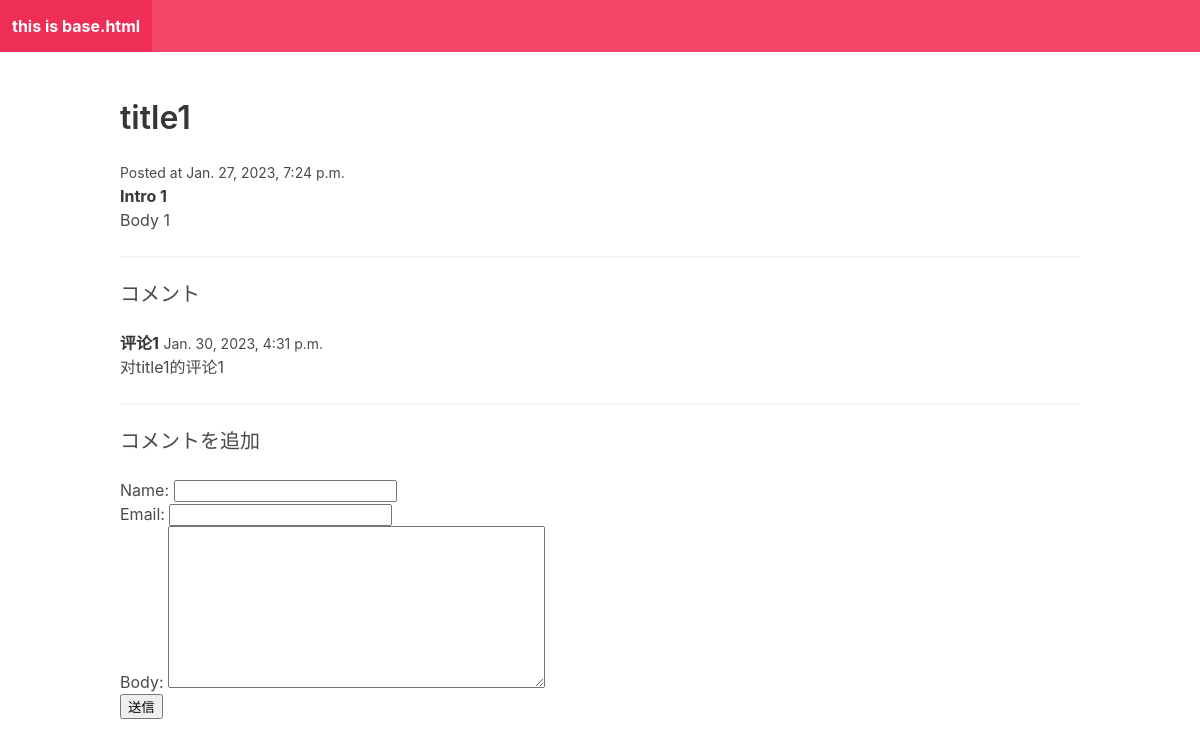
The app's page /slug1/, older data.
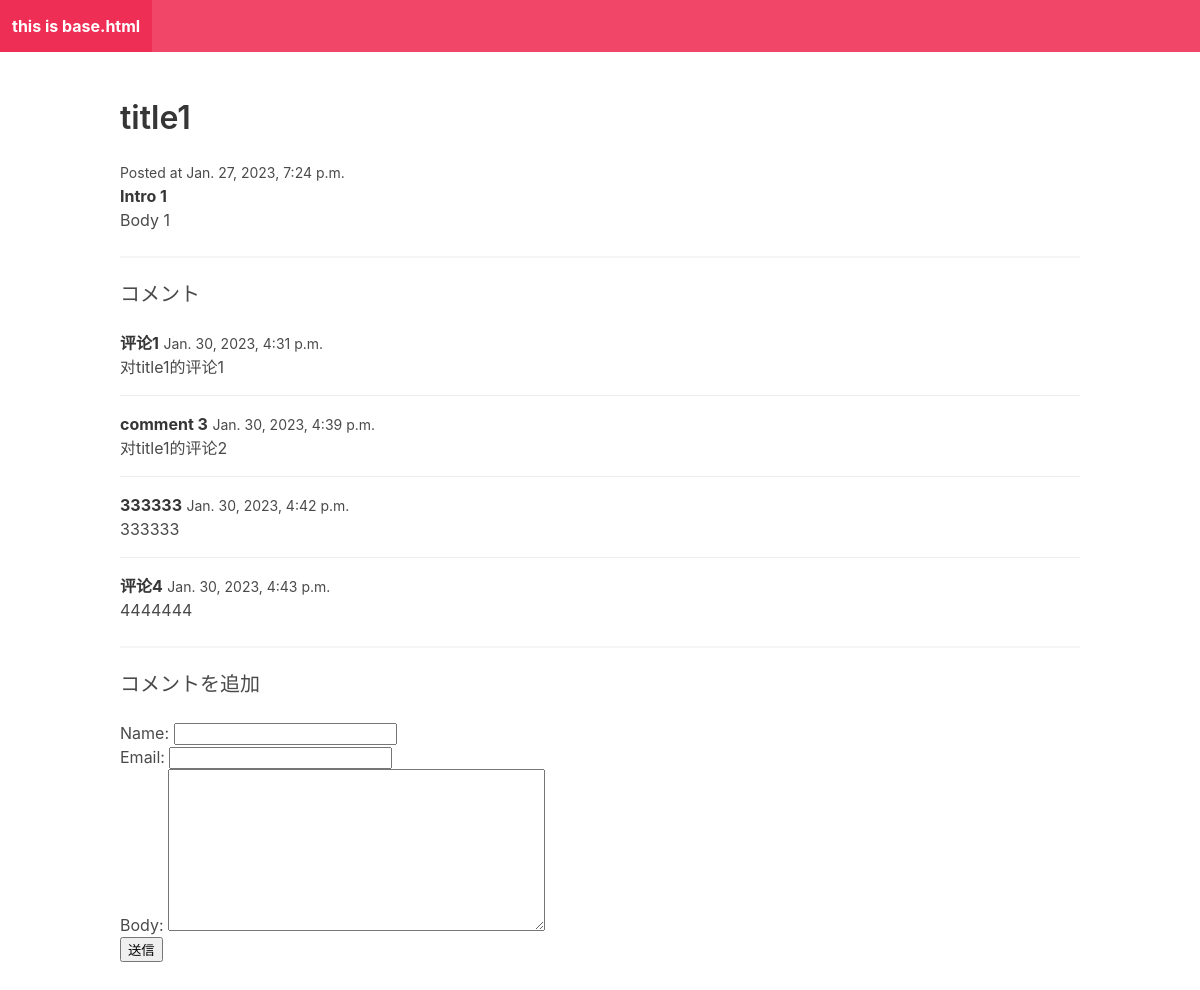
The same page, newer data.
### myApp/models.py (models this page shows)
class Post(models.Model):#数据库的数据取出后按照这个格式保存
    title = models.CharField(max_length=255)
    slug = models.SlugField()
    intro = models.TextField()
    body = models.TextField()
    data_added = models.DateTimeField(auto_now_add=True)

class Comment(models.Model):
    post = models.ForeignKey(
        Post, related_name="comments", on_delete=models.CASCADE)
    name = models.CharField(max_length=255)
    email = models.EmailField()
    body = models.TextField()
    data_added = models.DateTimeField(auto_now_add=True)

### myApp/views.py (the view)
# urls.py: path("<slug:slug>/", post_detail, name="post_detail")
def post_detail(request, slug):  # slug格式是自己在 管理画面 填写的  要一致
    post = Post.objects.get(slug=slug)
    if request.method == "POST":
        form = CommentForm(request.POST)
        if form.is_valid():
            comment = form.save(commit=False)
            comment.post = post
            comment.save()
            return redirect("post_detail", slug=post.slug)  # 成功后重新跳转到详细页面 相当于刷新页面
    else:  # 不是 POST格式
        form = CommentForm()
    return render(request, "htmls/post_detail.html", {"post": post, "form": form})

### myApp/forms.py
class CommentForm(forms.ModelForm):#一个comment包含什么
    class Meta:
        model = Comment
        fields = ["name", "email", "body"]

### myApp/templates/htmls/post_detail.html (shortened to what this page needs)
{% extends "htmls/base.html" %}
{% block content %}
<h1 class="title">{{post.title}}</h1>
<small>Posted at {{post.data_added}}</small>
<p><strong>{{post.intro}}</strong></p>
<p>{{post.body}}</p>
<hr/>
<h2 class="subtitle">コメント</h2>
{% for comment in post.comments.all%}
<article class="media">
  <div class="media-content">
    <div class="content">
      <p>
        <strong>{{comment.name}}</strong> <small>{{comment.data_added}}</small>
        <br />
        {{comment.body}}
      </p>
    </div>
  </div>
</article>
{% empty %}
<div class="notification">
  <p>まだコメントがありません。</p>
</div>
{% endfor %}
<hr/>
<h2 class="subtitle">コメントを追加</h2>
<form action="." method="post">
  {{form.as_p}}
  <div class="field">
    <div class="control">
      <button class="111">送信</button>
    </div>
  </div>
</form>
{% endblock %}

### myApp/templates/htmls/base.html (shortened to what this page needs)
<!DOCTYPE html>
<html lang="en">
<head>
    <link rel="stylesheet" href="https://cdn.jsdelivr.net/npm/bulma@0.9.3/css/bulma.min.css" />
</head>
<body>
    <nav class="navbar is-danger">
        <div class="navbar-brand">
            <a href="/" class="navbar-item"><strong>this is base.html </strong></a>
        </div>
    </nav>
    <section class="section">
        <div class="container">{% block content %} {% endblock %}</div>
    </section>
</body>
</html>

Row changes from the older to the newer data that the page shows:
added Comment: name "comment 3", data_added "Jan. 30, 2023, 4:39 p.m.", body "对title1的评论2"
added Comment: name "333333", data_added "Jan. 30, 2023, 4:42 p.m.", body "333333"
added Comment: name "评论4", data_added "Jan. 30, 2023, 4:43 p.m.", body "4444444"
